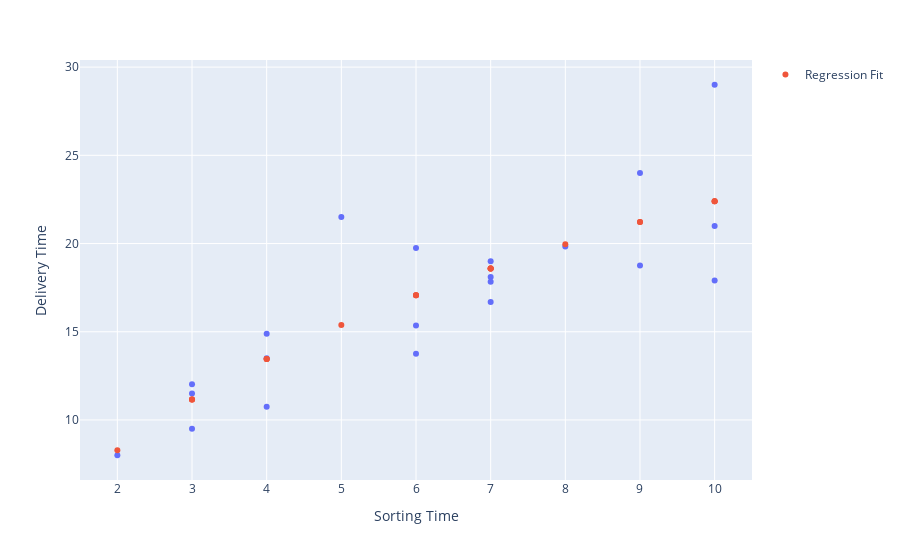

Source (notebook cell):
### Code cell
plot=py.scatter(df, x="sorting_time", y="delivery_time", labels={'sorting_time': 'Sorting Time', 'delivery_time': 'Delivery Time'})
plot.add_trace(go.Scatter(x=df['sorting_time'], y=model4.fittedvalues, name='Regression Fit', mode="markers"))
plot.show()

### Figure 1 — Plotly figure (JSON) as saved in the notebook; plotly's stock layout.template omitted (floating-point values rounded to 4 significant figures)
{"data": [{"hovertemplate": "Sorting Time=%{x}<br>Delivery Time=%{y}<extra></extra>", "legendgroup": "", "marker": {"color": "#636efa", "symbol": "circle"}, "mode": "markers", "name": "", "orientation": "v", "showlegend": false, "type": "scatter", "x": [10, 4, 6, 9, 10, 6, 7, 3, 10, 9, 8, 4, 7, 3, 3, 4, 6, 7, 2, 7, 5], "xaxis": "x", "y": [21, 13.5, 19.75, 24, 29, 15.35, 19, 9.5, 17.9, 18.75, 19.83, 10.75, 16.68, 11.5, 12.03, 14.88, 13.75, 18.11, 8, 17.83, 21.5], "yaxis": "y"}, {"mode": "markers", "name": "Regression Fit", "type": "scatter", "x": [10, 4, 6, 9, 10, 6, 7, 3, 10, 9, 8, 4, 7, 3, 3, 4, 6, 7, 2, 7, 5], "y": [22.39, 13.45, 17.07, 21.22, 22.39, 17.07, 18.58, 11.16, 22.39, 21.22, 19.96, 13.45, 18.58, 11.16, 11.16, 13.45, 17.07, 18.58, 8.286, 18.58, 15.38]}], "layout": {"legend": {"tracegroupgap": 0}, "margin": {"t": 60}, "xaxis": {"anchor": "y", "domain": [0, 1], "title": {"text": "Sorting Time"}}, "yaxis": {"anchor": "x", "domain": [0, 1], "title": {"text": "Delivery Time"}}}}
